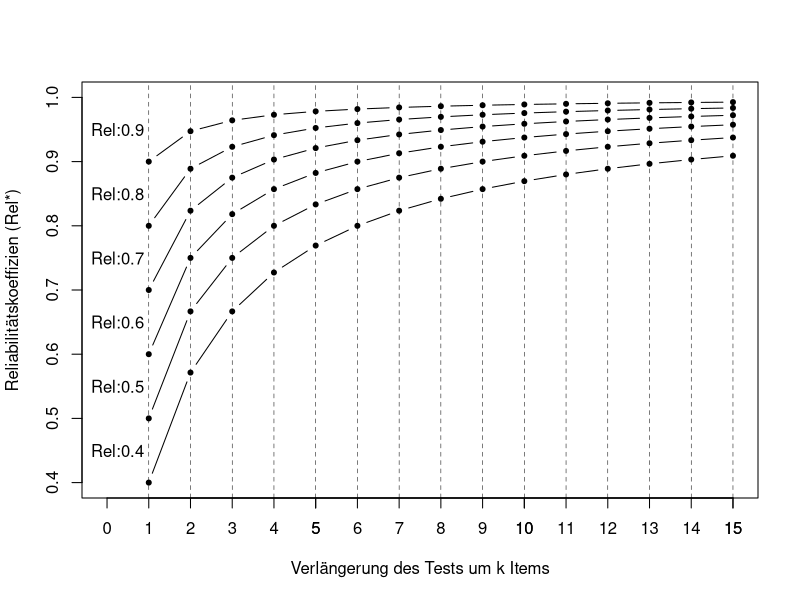
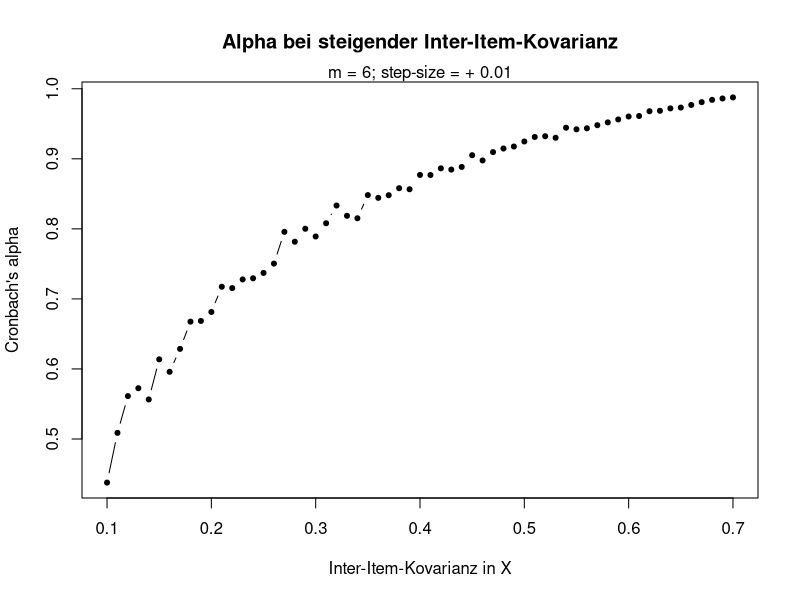
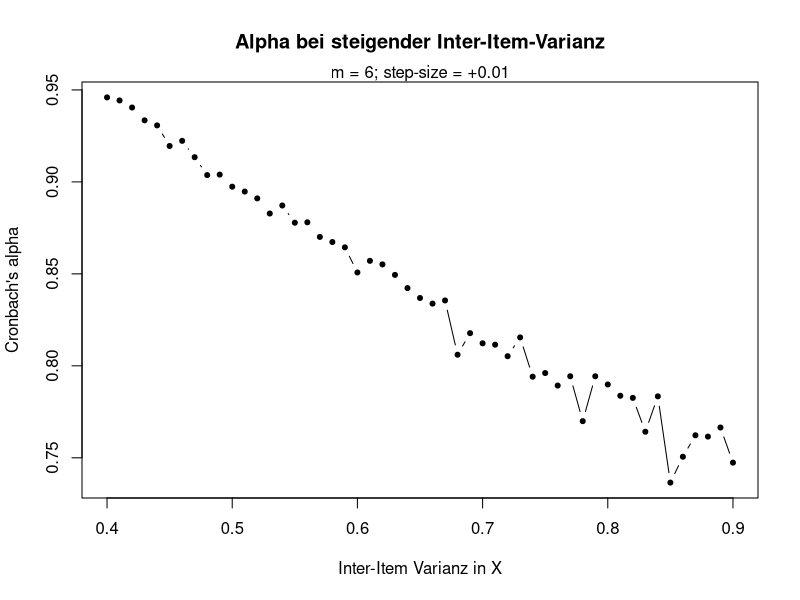

Write the R code that produced these figures, in order.
## ---- chunk 1
knitr::opts_chunk$set(echo = TRUE)
## ---- chunk 2
set.seed(123)
## ---- chunk 3
# Tau-parallel
M <- 8
mu <- c(5,4,3,4,5,3,5,4)
# Kovarianzmatrix
Sigma <- matrix(
  c(.8, .5, .5, .5, .5, .5, .5, .5,
    .5, .8, .5, .5, .5, .5, .5, .5,
    .5, .5, .8, .5, .5, .5, .5, .5,
    .5, .5, .5, .8, .5, .5, .5, .5,
    .5, .5, .5, .5, .8, .5, .5, .5,
    .5, .5, .5, .5, .5, .8, .5, .5,
    .5, .5, .5, .5, .5, .5, .8, .5,
    .5, .5, .5, .5, .5, .5, .5, .8),
  M,M)
N <- 1000
# Multivariate Half-Normal Distribution
X <- data.frame(abs(MASS::mvrnorm(N, mu, Sigma)))
## ---- chunk 4
even <- seq(1,8, by=2)
uneven <- seq(2,8, by=2)
rsx_even <- rowSums(X[,even])
rsx_uneven <- rowSums(X[,uneven])
# Halbtestreliabilität
(Rel_halb <- cor(rsx_even, rsx_uneven))
## ---- chunk 5
Rel_SBK <- function(X_p, X_q) {
  r <- cor(X_p, X_q)
  2 * r / (1+r)
}
## ---- chunk 6
set.seed(123)
N <- 1000 
X <- data.frame(MASS::mvrnorm(N, mu, Sigma))
even <- seq(1,8, by=2)
uneven <- seq(2,8, by=2)
X_p <- rowSums(X[, even])
X_q <- rowSums(X[, uneven])
## ---- chunk 7
Rel_SBK(X_p, X_q)
## ---- chunk 8
set.seed(123)
## ---- chunk 9
N <- 100 
X <- data.frame(MASS::mvrnorm(N, mu, Sigma))
m <- length(X) ; seq <- seq(m)
rseq <- sample(seq, m, replace=FALSE)
X_p <- rowSums(X[,rseq[1:4]])
X_q <- rowSums(X[,rseq[5:8]])
(Rel_halb <- cor(X_p, X_q))
round(Rel_halb, 2)
## ---- chunk 10
Rel_SBK(X_p, X_q)
## ---- chunk 11
set.seed(123)
## ---- chunk 12
# Essenziell Tau-Äquivalent
M <- 8
mu <- c(5,4,3,4,5,3,5,4)
# Kovarianzmatrix
Sigma <- matrix(
  c(1.8, .5, .5, .5, .5, .5, .5, .5,
    .5, 1.7, .5, .5, .5, .5, .5, .5,
    .5, .5, 1.8, .5, .5, .5, .5, .5,
    .5, .5, .5, 1.6, .5, .5, .5, .5,
    .5, .5, .5, .5, 1.6, .5, .5, .5,
    .5, .5, .5, .5, .5, 1.7, .5, .5,
    .5, .5, .5, .5, .5, .5, 1.8, .5,
    .5, .5, .5, .5, .5, .5, .5, 1.8),
  M,M)
N <- 1000 
# Multivariate Half-Normal Distribution
X <- data.frame(abs(MASS::mvrnorm(N, mu, Sigma)))
## ---- chunk 13
VCOV <- cov(X)
V_items <- diag(VCOV)
V_X <- sum(VCOV)
list("Gesamtvarianz" = round(V_X, 2),
     "Itemvarianz" = round(V_items,2))
## ---- chunk 14
alpha <- function(X) {
  VCOV <- cov(X) ; m <- length(X)
  V_x <- sum(VCOV) ; V_xi <- sum(diag(VCOV))
  m/(m-1) * (1-(V_xi/V_x))
}
## ---- chunk 15
set.seed(123)
N <- 1000 
X <- data.frame(MASS::mvrnorm(N, mu, Sigma))
alpha(X)
## ---- chunk 16
item_stats <- psych::alpha(X)
item_stats$total[["raw_alpha"]]
## ---- chunk 17
set.seed(123)
## ---- chunk 18
# Tau-parallel
M <- 8
mu <- c(5,4,3,4,5,3,5,4)
# Kovarianzmatrix
Sigma <- matrix(
  c(.8, .5, .5, .5, .5, .5, .5, .5,
    .5, .8, .5, .5, .5, .5, .5, .5,
    .5, .5, .8, .5, .5, .5, .5, .5,
    .5, .5, .5, .8, .5, .5, .5, .5,
    .5, .5, .5, .5, .8, .5, .5, .5,
    .5, .5, .5, .5, .5, .8, .5, .5,
    .5, .5, .5, .5, .5, .5, .8, .5,
    .5, .5, .5, .5, .5, .5, .5, .8),
  M,M)
N <- 100
X <- data.frame(MASS::mvrnorm(N, mu, Sigma))
## ---- chunk 19
# Varianz-Kovarianz-Matrix
VCOV <- cov(X)
# Summe der Varianzen
V_items <- diag(VCOV)
# Gesamtvarianz
V_X <- sum(VCOV)
# Kennwerte
list("Gesamtvarianz" = round(V_X, 2),
     "Itemvarianz" = round(V_items,2))
## ---- chunk 20
alpha(X)
## ---- chunk 21
set.seed(123)
## ---- chunk 22
# Essenziell Tau-Äquivalent
M <- 6
mu <- c(5,4,3,4,5,3)
# Kovarianzmatrix
Sigma <- matrix(
  c(.8, .4, .4, .4, .4, .4,
    .4, .7, .4, .4, .4, .4,
    .4, .4, .8, .4, .4, .4,
    .4, .4, .4, .7, .4, .4,
    .4, .4, .4, .4, .8, .4,
    .4, .4, .4, .4, .4, .7),
  M,M)
N <- 100 
# Multivariate Half-Normal Distribution
X <- data.frame(abs(MASS::mvrnorm(N, mu, Sigma)))
## ---- chunk 23
alpha(X)
## ---- chunk 24
calc_k <- function(Rel_ast, Rel) {
 (Rel_ast * (1-Rel)) / (Rel * (1 -Rel_ast))
}
Rel_ast <- 0.99 ; Rel <- 0.87
calc_k(Rel_ast, Rel)
## ---- chunk 25
calc_k(Rel_ast=0.9, Rel=0.45)
## ---- chunk 26
calc_Rel_ast <- function(k, Rel) {
  (k * Rel) / (1 + (k-1) * Rel)
}
ks <- 1:15
plot(c(0,15), c(0.4,1), type = "n",
     xlab="Verlängerung des Tests um k Items",
     ylab="Reliabilitätskoeffizien (Rel*)")
axis(1, at = ks)
rs <- seq(0.4, 0.9, by=0.1)
lapply(rs, function(r) points(ks, lapply(ks, function(k) calc_Rel_ast(k, r)), 
                              type = "b", pch=20))
text(0.25, rs + 0.05, paste0("Rel:", rs))
abline(v = ks, lty=2, lwd=.5)
## ---- chunk 27
# Essenziell Tau-Äquivalent
M <- 6
mu <- c(5,4,3,4,5,3)
# Kovarianzmatrix
Sigma <- matrix(
  c(.8, .1, .1, .1, .1, .1,
    .1, .7, .1, .1, .1, .1,
    .1, .1, .8, .1, .1, .1,
    .1, .1, .1, .7, .1, .1,
    .1, .1, .1, .1, .8, .1,
    .1, .1, .1, .1, .1, .7),
  M,M)
N <- 1000 
# Multivariate Half-Normal Distribution
X <- data.frame(abs(MASS::mvrnorm(N, mu, Sigma)))
## ---- chunk 28
sigmas <- seq(0.1, 0.7, by=0.01)
sim_alpha <- function(sigma){
  M <- 6
  mu <- c(5,4,3,4,5,3)
  Sigma <- matrix(rep(sigma, M^2), M)
  diag(Sigma) <- rep(c(.8,.7), 3)
  N <- 1e3
  X <- data.frame(abs(MASS::mvrnorm(N, mu, Sigma)))
  alpha(X)
}
alphas <- lapply(sigmas, sim_alpha)
plot(sigmas, alphas, xlab="Inter-Item-Kovarianz in X", ylab = "Cronbach's alpha",
     type="b", pch=20, main = "Alpha bei steigender Inter-Item-Kovarianz")
mtext("m = 6; step-size = + 0.01")
## ---- chunk 29
# Essenziell Tau-Äquivalent
M <- 6
mu <- c(5,4,3,4,5,3)
# Kovarianzmatrix
Sigma <- matrix(
  c(.2, .1, .1, .1, .1, .1,
    .1, .2, .1, .1, .1, .1,
    .1, .1, .2, .1, .1, .1,
    .1, .1, .1, .2, .1, .1,
    .1, .1, .1, .1, .2, .1,
    .1, .1, .1, .1, .1, .2),
  M,M)
N <- 1e3
# Multivariate Half-Normal Distribution
X <- data.frame(abs(MASS::mvrnorm(N, mu, Sigma)))
## ---- chunk 30
sim_alpha <- function(sigma_sq){
  M <- 6
  mu <- c(5,4,3,4,5,3)
  Sigma <- matrix(rep(0.3, M^2), M)
  diag(Sigma) <- rep(sigma_sq, M)
  N <- 1e3
  X <- data.frame(abs(MASS::mvrnorm(N, mu, Sigma)))
  alpha(X)
}
sigma_sqs <- seq(0.4, 0.9, by = 0.01)
alphas <- lapply(sigma_sqs, sim_alpha)
plot(sigma_sqs, alphas, xlab="Inter-Item Varianz in X", ylab = "Cronbach's alpha", type="b", pch=20, main = "Alpha bei steigender Inter-Item-Varianz")
mtext("m = 6; step-size = +0.01")
## ---- chunk 31
if(!requireNamespace("MASS", quietly = TRUE)) {
  msg <- "'MASS' is not installed, want to install it? Type 'yes' or 'no'."
  answer <- readline(prompt = message(msg))
  no_msg <- "Did not install the package `MASS`."
  switch(answer,
         yes = install.packages("MASS"),
         no = stop(no_msg, call. = FALSE),
         stop("Please answer 'yes' or 'no' (omitt quotes!)" ))
} else {
 message("`MASS is already installed!") ; Sys.sleep(1)
 message("Time to rock!\n(*weird guitar sound*)")
}
## ---- chunk 32
M <- 4
mu <- rep(5,M)
# Covariance Matrix
Sigma <- matrix(
  c(.8, .5, .5, .5,
    .5, .8, .5, .5,
    .5, .5, .8, .5,
    .5, .5, .5, .8),
  M,M)
N <- 1e5
X <- data.frame(MASS::mvrnorm(N, mu, Sigma))
# Spaltenmittelwerte (gerundet)
round(colMeans(X), digits = 1)
# Kovarianzmatrix
round(cov(X), digits = 1)
## ---- chunk 33
M <- 4
mu <- c(5,4,3,4)
# Kovarianzmatrix
Sigma <- matrix(
  c(.8, .5, .5, .5,
    .5, .8, .5, .5,
    .5, .5, .8, .5,
    .5, .5, .5, .8),
  M,M)
N <- 1e5
X <- data.frame(MASS::mvrnorm(N, mu, Sigma))
# Spaltenmittelwerte (gerundet)
round(colMeans(X), digits = 1)
# Kovarianzmatrix
round(cov(X), digits = 1)
## ---- chunk 34
M <- 4
mu <- rep(5,M)
# Kovarianzmatrix
Sigma <- matrix(
  c(.7, .5, .5, .5,
    .5, .8, .5, .5,
    .5, .5, .7, .5,
    .5, .5, .5, .6),
  M,M)
N <- 1e5
X <- data.frame(MASS::mvrnorm(N, mu, Sigma))
# Spaltenmittelwerte (gerundet)
round(colMeans(X), digits = 1)
# Kovarianzmatrix
round(cov(X), digits = 1)
## ---- chunk 35
M <- 4
mu <- c(5,4,3,4)
# Kovarianzmatrix
Sigma <- matrix(
  c(.7, .5, .5, .5,
    .5, .8, .5, .5,
    .5, .5, .7, .5,
    .5, .5, .5, .6),
  M,M)
N <- 1e5
X <- data.frame(MASS::mvrnorm(N, mu, Sigma))
# Spaltenmittelwerte (gerundet)
round(colMeans(X), digits = 1)
# Kovarianzmatrix
round(cov(X), digits = 1)
## ---- chunk 36
M <- 4
mu <- c(5,4,3,4)
# Kovarianzmatrix
Sigma <- matrix(
  c(.7, .5, .6, .7,
    .5, .8, .5, .6,
    .6, .5, .7, .5,
    .7, .6, .5, .8),
  M,M)
N <- 1e5
X <- data.frame(MASS::mvrnorm(N, mu, Sigma))
# Spaltenmittelwerte (gerundet)
round(colMeans(X), digits = 1)
# Kovarianzmatrix
round(cov(X), digits = 1)
